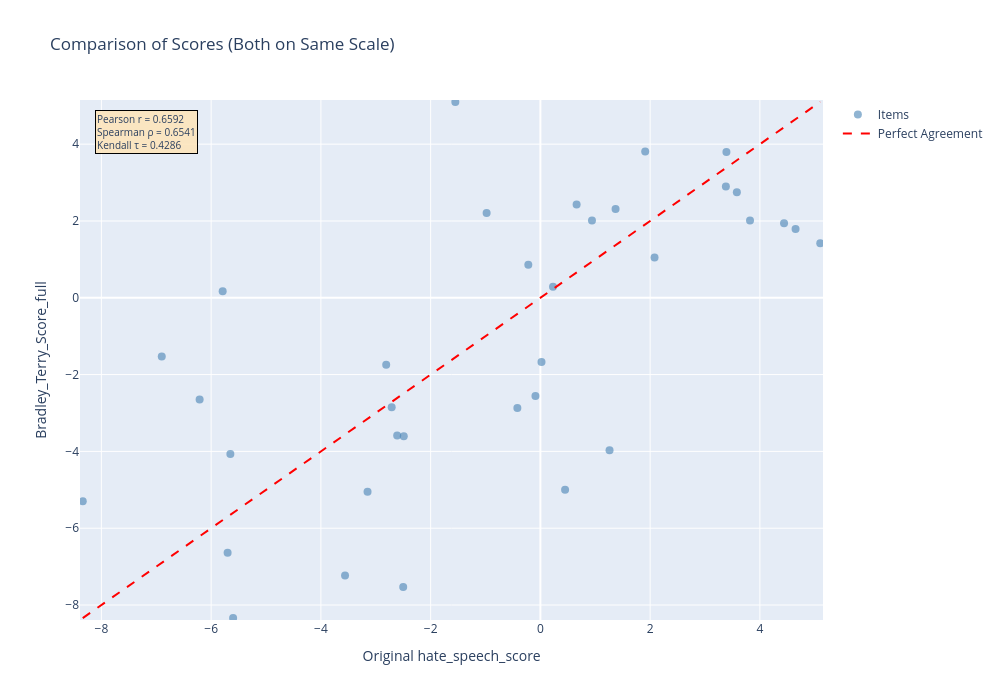

This figure's notebook cell:
### Markdown cell above
# Compare

Now that we've scored the items we sample, let's compare their BT estimated score to the hatespeech score in the original study!

### Code cell
# Load the scored data if not already in memory
scored_data = p.scored_df.copy()

# 1. Basic correlation analysis
correlation = scored_data['Bradley_Terry_Score_full_ministral-3:8b'].corr(scored_data['hate_speech_score'])
print(f"Pearson Correlation: {correlation:.4f}")

# 2. Additional correlation metrics
from scipy.stats import spearmanr, kendalltau
spearman_corr, spearman_p = spearmanr(scored_data['Bradley_Terry_Score_full_ministral-3:8b'], 
                                       scored_data['hate_speech_score'])
kendall_corr, kendall_p = kendalltau(scored_data['Bradley_Terry_Score_full_ministral-3:8b'], 
                                      scored_data['hate_speech_score'])
print(f"Spearman Correlation: {spearman_corr:.4f} (p-value: {spearman_p:.4f})")
print(f"Kendall Correlation: {kendall_corr:.4f} (p-value: {kendall_p:.4f})")

# 3. Summary statistics comparison
print("\nBradley_Terry_Score_full:")
print(scored_data['Bradley_Terry_Score_full_ministral-3:8b'].describe())
print("\nhate_speech_score:")
print(scored_data['hate_speech_score'].describe())

# 4. Scatter plot comparison with Plotly
import plotly.graph_objects as go

# Function to wrap text
def wrap_text(text, width=60):
    """Wrap text to a specified width with line breaks"""
    if pd.isna(text):
        return "N/A"
    text = str(text)
    words = text.split()
    lines = []
    current_line = []
    current_length = 0
    
    for word in words:
        if current_length + len(word) + 1 > width and current_line:
            lines.append(' '.join(current_line))
            current_line = [word]
            current_length = len(word)
        else:
            current_line.append(word)
            current_length += len(word) + 1
    
    if current_line:
        lines.append(' '.join(current_line))
    
    return '<br>'.join(lines)

# Apply text wrapping
scored_data['text_wrapped'] = scored_data['text'].apply(wrap_text)

# Get the range of the original hate_speech_score
min_score = scored_data['hate_speech_score'].min()
max_score = scored_data['hate_speech_score'].max()

# Create the scatter plot
fig = go.Figure()

# Add scatter points
fig.add_trace(go.Scatter(
    x=scored_data['hate_speech_score'],
    y=scored_data['Bradley_Terry_Score_full_ministral-3:8b'],
    mode='markers',
    marker=dict(size=8, opacity=0.6, color='steelblue'),
    text=scored_data['text_wrapped'],
    hovertemplate='<b>Original Score:</b> %{x:.3f}<br>' +
                  '<b>Bradley-Terry Score:</b> %{y:.3f}<br>' +
                  '<b>Text:</b><br>%{text}<br>' +
                  '<extra></extra>',
    name='Items'
))

# Add perfect agreement line
fig.add_trace(go.Scatter(
    x=[min_score, max_score],
    y=[min_score, max_score],
    mode='lines',
    line=dict(color='red', dash='dash'),
    name='Perfect Agreement',
    hoverinfo='skip'
))

# Update layout
correlation_text = (f'Pearson r = {correlation:.4f}<br>'
                   f'Spearman ρ = {spearman_corr:.4f}<br>'
                   f'Kendall τ = {kendall_corr:.4f}')

fig.update_layout(
    title='Comparison of Scores (Both on Same Scale)',
    xaxis_title='Original hate_speech_score',
    yaxis_title='Bradley_Terry_Score_full',
    hovermode='closest',
    width=1000,
    height=700,
    annotations=[dict(
        text=correlation_text,
        x=0.02,
        y=0.98,
        xref='paper',
        yref='paper',
        showarrow=False,
        bgcolor='rgba(255, 228, 181, 0.8)',
        bordercolor='black',
        borderwidth=1,
        font=dict(size=10),
        align='left'
    )]
)

fig.update_xaxes(range=[min_score - 0.05, max_score + 0.05])
fig.update_yaxes(range=[min_score - 0.05, max_score + 0.05])

fig.show()

# 5. Calculate residuals/difference
scored_data['score_difference'] = scored_data['Bradley_Terry_Score_full_ministral-3:8b'] - scored_data['hate_speech_score']
print(f"\nMean Difference: {scored_data['score_difference'].mean():.4f}")
print(f"Std Dev of Difference: {scored_data['score_difference'].std():.4f}")

### Figure 1 — Plotly figure (JSON) as saved in the notebook; plotly's stock layout.template omitted (floating-point values rounded to 4 significant figures)
{"data": [{"hovertemplate": "<b>Original Score:</b> %{x:.3f}<br><b>Bradley-Terry Score:</b> %{y:.3f}<br><b>Text:</b><br>%{text}<br><extra></extra>", "marker": {"color": "steelblue", "opacity": 0.6, "size": 8}, "mode": "markers", "name": "Items", "text": ["Got it. Thanks for the clarifying and congrats for you on<br>being open and proud about your sexuality. It's a hard<br>journey for many to accept and is a beautiful thing when<br>people can be open and confident about who they truly are!", "URL helping the rohingya refugees is also another cause<br>that you could also spend your time on ❤️ be kind", "That's why that one came here, went through the difficult<br>process of getting a green card, waited for citizenship, got<br>citizenship, became a part of her community, won election to<br>the a Minnesota House, and won election to the US House.<br>Sounds pretty much like she must love this country.", "New Issue from the @GaDjournal on Humanitarian Action and<br>Crisis Response, looking at cutting-edge insights on<br>innovative humanitarian programming aiming to advance<br>women's rights and gender equality URL URL", "Fellow trans girl here! Love and support confirmed!", "Wait— Dudes are clowning this kid and calling him gay for<br>wearing pink? Ya really not comfortable with your own<br>sexuality and it shows. I think this fit is dumb cute. URL", "Such an amazing culture and religion, they're so emotional<br>but benevolent! ♥ South America has a large following of<br>Yoruba religions (Umbanda and Candomblé) and the<br>celebrations are incredible.", "O Allah, forgive him and elevate his station among those<br>who are guided. Send him along the path of those who came<br>before, and forgive us and him, O Lord of the worlds.<br>Enlarge for him his grave and shed light upon him in it. URL", "Meet the 23-Year-Old Indian Origin Doctor Bhasha Mukherjee,<br>Who Is Now 'Miss England' URL", "Literally anything racist or with the nword", "America God Said Stop Abortions. He is not joking!!!!!! For<br>Full prophecy go to King of Glory Ministries on YouTube", "Yeah, like I said I agree with that point. Neuer, Lahm,<br>Boateng, Schweinsteiger, Müller is still a big group of<br>players that were important for the WC win and shaped<br>Bayern.", "Straight white Male but Fuckin love this song. \"Why men<br>great till they gotta be great?\" No Idea still tryin to<br>figure that out myself.", "Me too! It's the 21st century and they still haven't<br>learned anything from Dr. Martin Luther King!", "The only due process is deportation. Seriously people?<br>There should never be any RIGHTS guaranteed to any ILLEGAL<br>other than a bus ride back to the country they snuck over<br>the boarder from.", "Yeah, not like those liberated hollywood types who just<br>rape women and children. Definitely morally superior.", "White nationalists will be always be that, deplorables in<br>every sense, and the people that say they are not, are<br>either liars or idiots, enjoy while it last, it won't be<br>long anyway. I am tired of them and idiots scare me more<br>than al-queda at this point, so guess who I want gone by<br>now. , I want the hypocrite liars and real evil people dead<br>or in healing forever, but the rest of idiots? Want to be<br>merciful with them, just gone and ever come back..", "@CarmineSabia Name muslim terrorist when they attack ill<br>wait the second shooting was donw by a leftt dem you lot<br>will be silenced on that one though", "Libtard self-hating unhappy women pretending. and falsely<br>claiming to be \"religious conservative women\" replying to<br>that article complaining about it's findings, it's so<br>obvious", "No, he's giving arms to Saudi Arabia. You know, the one's<br>who killed a journalist because he called them out on their<br>evil, and where the vast majority of terrorists usually come<br>from. Last time I checked, Mexicans didn't bring down the<br>Trade Center towers, did they, princess? URL", "Woman: Cries Early 20th century psychiatrist: She's<br>mentally ill, put her in the insane asylum!", "@r4ndie98 Gay ass cunt!", "MemeriTV: \"The US is a filthy whore dog of Israel!\"", "I'll fuck your face while I abuse your tits and slap your<br>pussy until I've drained every drop of cum out of my balls", "Because Muslims are the most visible brown people. People<br>like you who suck white people's dick are hopeless.", "Go kill yourself you giving a bad rep for all minorities<br>you fucking cum licker , dick chomper , big red", "Whore knows her place as a man's sex object URL", "@realDonaldTrump This is what the UK Really thinks of<br>you... There were no large cheering & flag waving crowds...<br>There were thousands of JEERING men women & children in<br>protest that you set foot on our soil! #TrumpUKVisit<br>#TrumpProtest #Mueller URL", "@freetobe66 @michaelbeatty3 @1Romans58 @realDonaldTrump I<br>Will Be Damned If My Federal Tax Dollars Will Be Used To<br>Give Scum Sucking Illegals Free Health Insurance. They<br>Should Be Terminated At The Border", "Yea we should just go ahead and blow that shit hole of a<br>country up.", "wow what a retardedly retarded retard", "@CardDominant here to spoil but you're talking shit ?? Shut<br>the fuck up. Can't even show your ugly ass face cause you're<br>probably some old fucking hag who has a clit instead of a<br>dick. Blocked again.", "see this is why aliens wont come here well just call them<br>weird and enslave them or kill them all", "MGTOW is fucking gay why don't you just castrate yourself", "Hope he gets PTSD when I rip Fattys intestines out of his<br>asshole."], "type": "scatter", "x": [-5.65, -5.6, -5.79, -6.21, -8.34, -6.9, -5.7, -3.15, -2.81, -2.49, -2.61, -2.71, -3.56, -2.5, -0.09, 0.02, -1.55, -0.22, -0.42, -0.98, 0.23, 0.94, 2.08, 1.37, 0.66, 1.91, 1.26, 0.45, 4.65, 3.82, 3.38, 3.58, 5.1, 3.39, 4.44], "y": [-4.064, -8.34, 0.169, -2.651, -5.301, -1.532, -6.636, -5.048, -1.742, -3.608, -3.588, -2.85, -7.231, -7.534, -2.559, -1.674, 5.1, 0.8626, -2.871, 2.211, 0.2866, 2.015, 1.051, 2.314, 2.431, 3.808, -3.97, -5.002, 1.789, 2.015, 2.9, 2.747, 1.42, 3.796, 1.942]}, {"hoverinfo": "skip", "line": {"color": "red", "dash": "dash"}, "mode": "lines", "name": "Perfect Agreement", "type": "scatter", "x": [-8.34, 5.1], "y": [-8.34, 5.1]}], "layout": {"annotations": [{"align": "left", "bgcolor": "rgba(255, 228, 181, 0.8)", "bordercolor": "black", "borderwidth": 1, "font": {"size": 10}, "showarrow": false, "text": "Pearson r = 0.6592<br>Spearman ρ = 0.6541<br>Kendall τ = 0.4286", "x": 0.02, "xref": "paper", "y": 0.98, "yref": "paper"}], "height": 700, "hovermode": "closest", "title": {"text": "Comparison of Scores (Both on Same Scale)"}, "width": 1000, "xaxis": {"range": [-8.39, 5.15], "title": {"text": "Original hate_speech_score"}}, "yaxis": {"range": [-8.39, 5.15], "title": {"text": "Bradley_Terry_Score_full"}}}}
